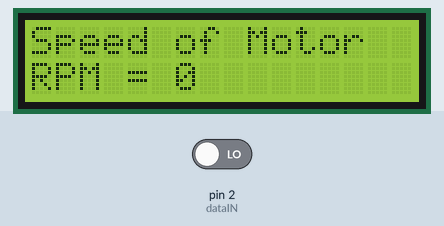
The sketch below on a simulated Arduino Uno, built with avr-gcc and run on an emulated ATmega328P. On the bench: 16×2 character LCD. The inputs (shaded band) are chosen by the test bench; at power-on: pin 2 (dataIN) LOW.

Above: at 1.2 s.
1.3 s: pin 2 (dataIN) driven HIGH
At 2.7 s:
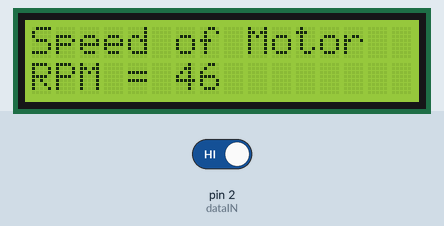
Timing chart, 0 to 4.3 s (numbered marks = the images above; inputs shaded):
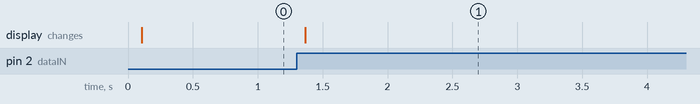

Measured:
- after the input at 1.3 s, the display: changes after 0.07 s (image 1)

The sketch:

Rotation_counter.ino
```cpp
#include <LiquidCrystal.h>

LiquidCrystal lcd(8,9,4,5,6,7);   //defining lcd pins

const int dataIN = 2; //IR sensor INPUT

unsigned long prevmillis; // To store time
unsigned long duration; // To store time difference
unsigned long lcdrefresh; // To store time for lcd to refresh

int rpm; // RPM value

boolean currentstate; // Current state of IR input scan
boolean prevstate; // State of IR sensor in previous scan

void setup()
{
  pinMode(dataIN,INPUT);
  lcd.begin(16,2);
  prevmillis = 0;
  prevstate = LOW;
}

void loop()
{
 // RPM Measurement
  currentstate = digitalRead(dataIN); // Read IR sensor state
 if( prevstate != currentstate) // If there is change in input
   {
     if( currentstate == HIGH ) // If input only changes from LOW to HIGH
       {
         duration = ( micros() - prevmillis ); // Time difference between revolution in microsecond
         rpm = (60000000/duration); // rpm = (1/ time millis)*1000*1000*60;
         prevmillis = micros(); // store time for next revolution calculation
       }
   }
  prevstate = currentstate; // store this scan (prev scan) data for next scan

  // LCD Display
  if( ( millis()-lcdrefresh ) >= 100 )
    {
      lcd.clear();
      lcd.setCursor(0,0);
      lcd.print("Speed of Motor");
      lcd.setCursor(0,1);
      lcd.print("RPM = ");
      lcd.print(rpm);
      lcdrefresh = millis();
    }

}
```
